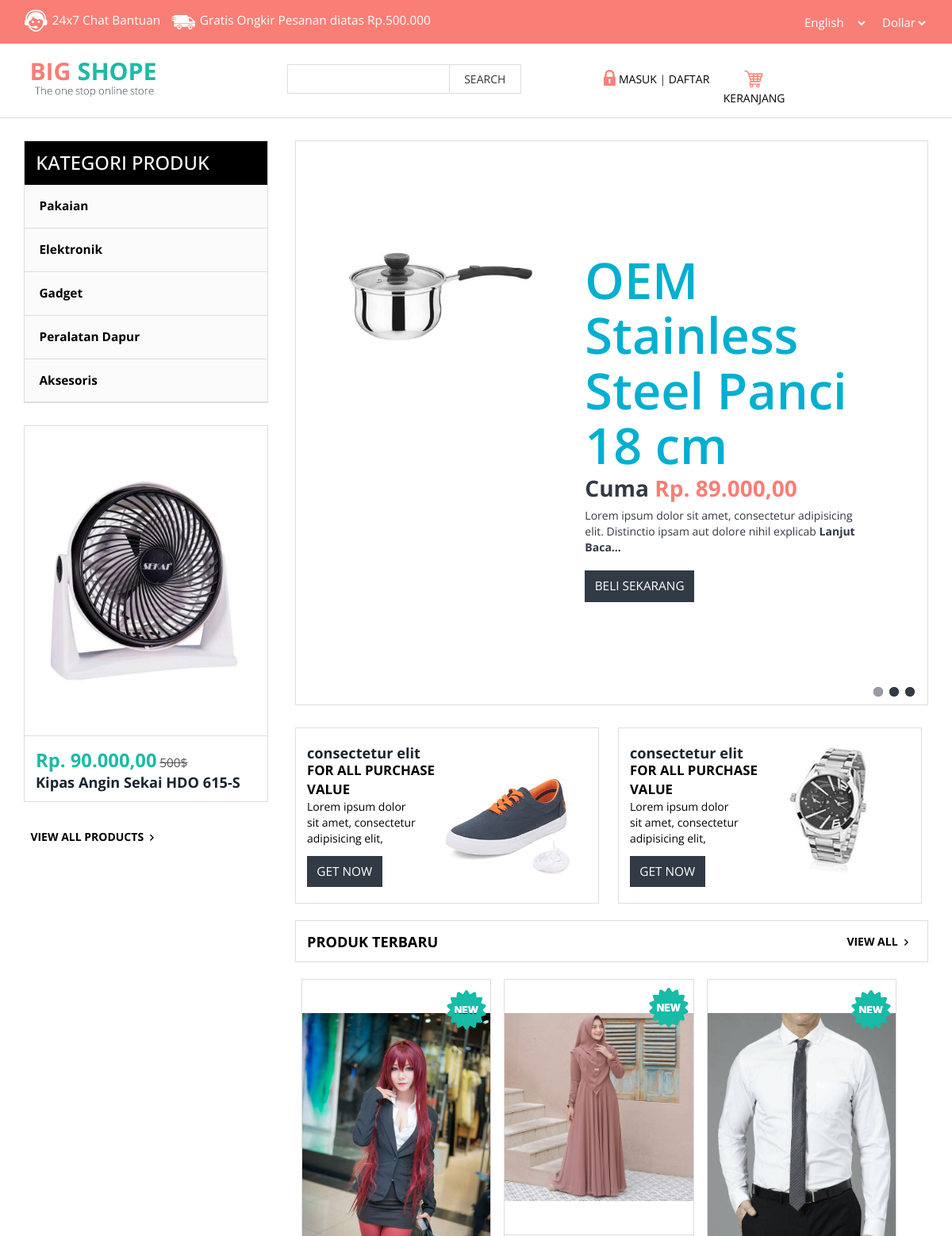
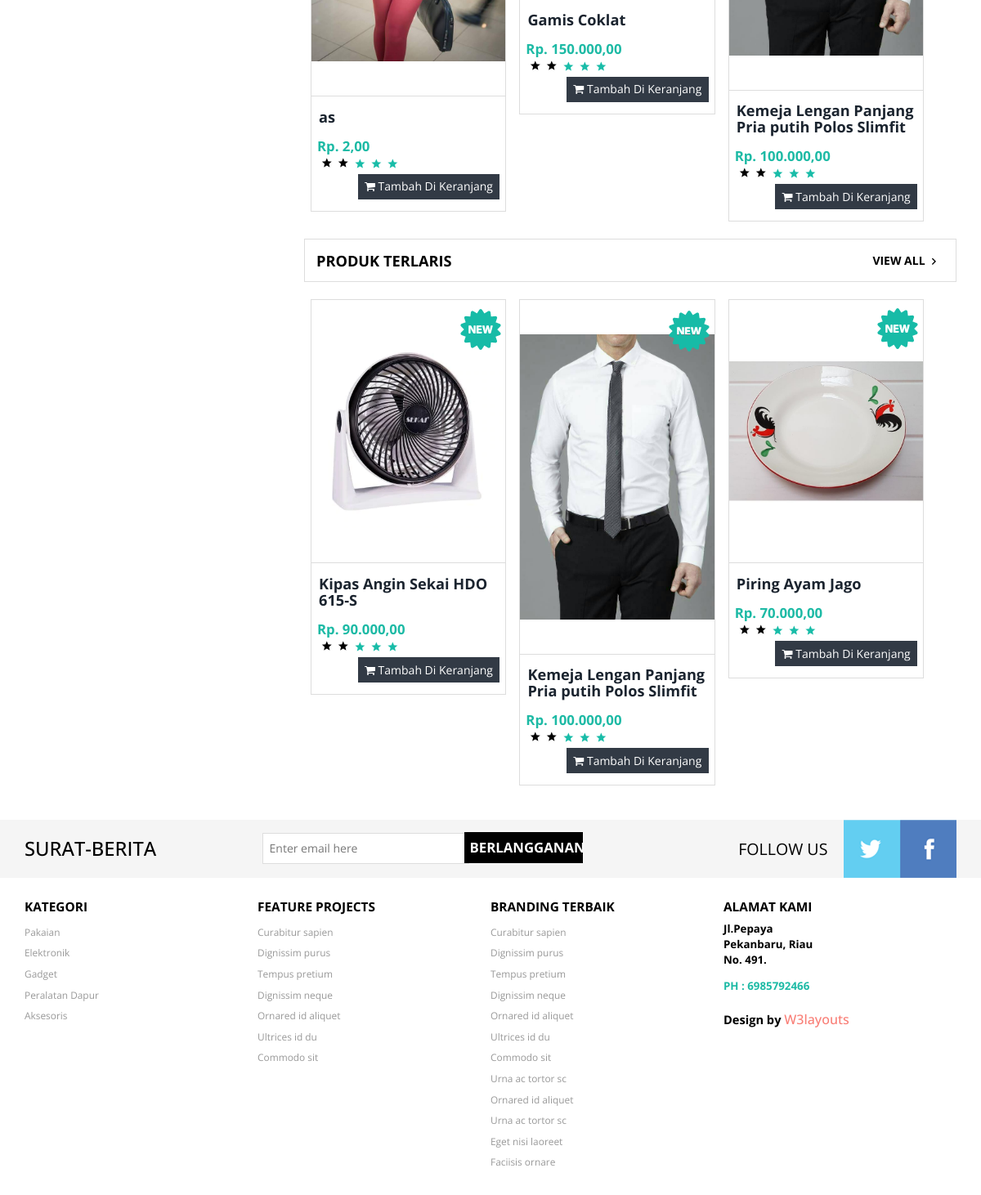
The page / on the database its author committed (2 pictures, top to bottom).
### tables this page shows
CREATE TABLE `tb_barang` (
  `kd_barang` int(11) NOT NULL,
  `nama` varchar(50) NOT NULL,
  `id_kategori` varchar(10) NOT NULL,
  `deskripsi` text NOT NULL,
  `jumlah_brg` int(11) NOT NULL,
  `headline` enum('Y','T') NOT NULL,
  `tgl_masuk` date NOT NULL,
  `hrg_jual` double NOT NULL,
  `terjual` int(11) NOT NULL,
  `foto` text NOT NULL,
  `stok_barang` int(5) NOT NULL
);

CREATE TABLE `tb_kategori` (
  `id_kategori` int(11) NOT NULL,
  `nama_kategori` varchar(50) NOT NULL
);

### config/functions.php (called while the page is built, shortened)
<?php
function base_url($url = null) {
	$base_url = 'http://localhost/toko-line-doo/';
	if($url != null) {
		return $base_url . $url;
	} else {
		return $base_url;
	}
}

### content.php (the view, shortened to what this page needs)
<a href="#">
			<div class="wrap-in">
				<div class="wmuSlider example1 slide-grid">
				   <div class="wmuSliderWrapper">
				<?php
				$sliderBrg = mysqli_query($conn, "SELECT * FROM tb_barang WHERE headline = 'Y'") or die(mysqli_error($conn));
				while($rowS = mysqli_fetch_assoc($sliderBrg)) { ?>
					   <article style="position: absolute; width: 100%; opacity: 0;">
						<div class="banner-matter">
						<div class="col-md-5 banner-bag">
							<img class="img-responsive " src="paneladmin/modul/produk/img/<?= $rowS['foto']; ?>" alt=" " />
							</div>
							<div class="col-md-7 banner-off">
								<a href="single.php?id=<?= $rowS['kd_barang']; ?>&rl=<?= $rowS['id_kategori']; ?>"><h2><?= $rowS['nama']; ?></h2></a>
								<label>Cuma <b>Rp. <?= number_format($rowS['hrg_jual'],2,",","."); ?></b></label>
								<?php
									$kalimat = $rowS['deskripsi'];
									$jmlKata = 100;
									$tampil = substr($kalimat, 0, $jmlKata);
								?>
								<p><?= $tampil . "<b> Lanjut Baca...</b>";  ?></p>
								<a href="beli.php?id=<?= $rowS['kd_barang']; ?>"><span class="on-get">BELI SEKARANG</span></a>
							</div>
							<div class="clearfix"> </div>
						</div>
					 	</article>
					 	<?php } ?>
					 </div>
					 </a>
	                <ul class="wmuSliderPagination">
	                	<li><a href="#" class="">0</a></li>
	                	<li><a href="#" class="">1</a></li>
	                	<li><a href="#" class="">2</a></li>
	                </ul>
	            </div>
	          </div>
	   		     <div class="shoes-grid-left">
			<a href="single.html">
	   		     	<div class="col-md-6 con-sed-grid">
	   		     		<div class=" elit-grid">
		   		     		<h4>consectetur  elit</h4>
		   		     		<label>FOR ALL PURCHASE VALUE</label>
							<p>Lorem ipsum dolor sit amet, consectetur adipisicing elit, </p>
							<span class="on-get">GET NOW</span>
						</div>
						<img class="img-responsive shoe-left" src="images/sh.jpg" alt=" " />
	   		     	</div>
					</a>
					<a href="single.html">
	   		     	<div class="col-md-6 con-sed-grid sed-left-top">
	   		     		<div class=" elit-grid">
		   		     		<h4>consectetur  elit</h4>
		   		     		<label>FOR ALL PURCHASE VALUE</label>
							<p>Lorem ipsum dolor sit amet, consectetur adipisicing elit, </p>
							<span class="on-get">GET NOW</span>
						</div>
						<img class="img-responsive shoe-left" src="images/wa.jpg" alt=" " />
	   		     	</div>
					</a>
	   		     </div>
	   		     <div class="products">
	   		     	<h5 class="latest-product">PRODUK TERBARU</h5>
	   		     	  <a class="view-all" href="product.html">VIEW ALL<span> </span></a>
	   		     </div>
	   		     <div class="product-left">
	   		     <?php
							$brgterakhir = mysqli_query($conn, "SELECT * FROM tb_barang ORDER BY nama LIMIT 3") or die(mysqli_error($conn));
							while($row = mysqli_fetch_assoc($brgterakhir)) { ?>
	   		     	<div class="col-md-4 chain-grid">
	   		     		<a href="single.php?id=<?= $row['kd_barang']; ?>&rl=<?= $row['id_kategori']; ?>"><img class="img-responsive chain" src="paneladmin/modul/produk/img/<?= $row['foto']; ?>" alt=" " /></a>
	   		     		<span class="star"> </span>
	   		     		<div class="grid-chain-bottom">
	   		     			<h6><a href="single.php?id=<?= $row['kd_barang']; ?>"><?= $row['nama']; ?></a></h6>
	   		     			<div class="star-price">
	   		     				<div class="dolor-grid">
		   		     				<span class="actual">Rp. <?= number_format($row['hrg_jual'],2,",","."); ?></span>
		   		     				  <span class="rating">
									        <label for="rating-input-1-5" class="rating-star1"> </label>
									        <label for="rating-input-1-4" class="rating-star1"> </label>
									        <label for="rating-input-1-3" class="rating-star"> </label>
									        <label for="rating-input-1-2" class="rating-star"> </label>
									        <label for="rating-input-1-1" class="rating-star"> </label>
							    	   </span>
	   		     				</div>
	   		     				<a class="now-get get-cart" href="beli.php?id=<?= $row['kd_barang']; ?>"><i class="fa fa-shopping-cart"></i> Tambah Di Keranjang</a>
	   		     				<div class="clearfix"> </div>
							</div>
	   		     		</div>
	   		     	</div>
	   		     	<?php } ?>
	   		     	 <div class="clearfix"> </div>
	   		     </div>
	   		     <div class="products">
	   		     	<h5 class="latest-product">PRODUK TERLARIS</h5>
	   		     	  <a class="view-all" href="product.html">VIEW ALL<span> </span></a>
	   		     </div>
	   		     <div class="product-left">
	   		     	<?php
							$brglaris = mysqli_query($conn, "SELECT * FROM tb_barang ORDER BY terjual DESC LIMIT 3") or die(mysqli_error($conn));
							while($rowt = mysqli_fetch_assoc($brglaris)) { ?>
	   		     	<div class="col-md-4 chain-grid">
	   		     		<a href="single.php?id=<?= $rowt['kd_barang']; ?>&rl=<?= $rowt['id_kategori']; ?>"><img class="img-responsive chain" src="paneladmin/modul/produk/img/<?= $rowt['foto']; ?>" alt=" " /></a>
	   		     		<span class="star"> </span>
	   		     		<div class="grid-chain-bottom">
	   		     			<h6><a href="single.php?id=<?= $rowt['kd_barang']; ?>"><?= $rowt['nama']; ?></a></h6>
	   		     			<div class="star-price">
	   		     				<div class="dolor-grid">
		   		     				<span class="actual">Rp. <?= number_format($rowt['hrg_jual'],2,",","."); ?></span>
		   		     				  <span class="rating">
									        <label for="rating-input-1-5" class="rating-star1"> </label>
									        <label for="rating-input-1-4" class="rating-star1"> </label>
									        <label for="rating-input-1-3" class="rating-star"> </label>
									        <label for="rating-input-1-2" class="rating-star"> </label>
									        <label for="rating-input-1-1" class="rating-star"> </label>
							    	   </span>
	   		     				</div>
	   		     				<a class="now-get get-cart" href="beli.php?id=<?= $rowt['kd_barang']; ?>"><i class="fa fa-shopping-cart"></i> Tambah Di Keranjang</a>
	   		     				<div class="clearfix"> </div>
							</div>
	   		     		</div>
	   		     	</div>
	   		     <?php } ?>
	   		     </div>

### index.php (shortened to what this page needs)
<?php
require_once 'config/functions.php';
?>
<!DOCTYPE html>
<html>
<head>
<link href="css/bootstrap.css" rel="stylesheet" type="text/css" media="all" />
<link href="css/style.css" rel="stylesheet" type="text/css" media="all" />
<link href="paneladmin/lib/font-awesome/css/font-awesome.css" rel="stylesheet" />
</head>
<body>
	<div class="header">
		<div class="top-header">
			<div class="container">
				<div class="top-header-left">
					<ul class="support">
						<li><a href="#"><label> </label></a></li>
						<li><a href="#">24x7 Chat<span class="live"> Bantuan</span></a></li>
					</ul>
					<ul class="support">
						<li class="van"><a href="#"><label> </label></a></li>
						<li><a href="#">Gratis Ongkir <span class="live">Pesanan diatas Rp.500.000</span></a></li>
					</ul>
					<div class="clearfix"> </div>
				</div>
				<div class="top-header-right">
				 <div class="down-top">
						  <select class="in-drop">
							  <option value="English" class="in-of">English</option>
							</select>
					 </div>
					<div class="down-top top-down">
						  <select class="in-drop">
						  <option value="Dollar" class="in-of">Dollar</option>
							</select>
					 </div>
					<div class="clearfix"> </div>
				</div>
				<div class="clearfix"> </div>
			</div>
		</div>
		<div class="bottom-header">
			<div class="container">
				<div class="header-bottom-left">
					<div class="logo">
						<a href="index.html"><img src="images/logo.png" alt=" " /></a>
					</div>
					<div class="search">
						<input type="text" value="" onfocus="this.value = '';" onblur="if (this.value == '') {this.value = '';}" >
						<input type="submit"  value="SEARCH">
					</div>
					<div class="clearfix"> </div>
				</div>
				<div class="header-bottom-right">
						<?php if(isset($_SESSION['username'])) : ?>
							<ul class="login">
								<li><a href="<?= base_url('paneladmin/index.php'); ?>"><span> </span>USER</a></li> |
								<li ><a href="<?= base_url('paneladmin/logout.php'); ?>"><i class="fa fa-sign-out"></i> LOGUOT</a></li>
							</ul>
							<?php else : ?>
							<ul class="login">
								<li><a href="<?= base_url('paneladmin/index.php'); ?>"><span> </span>MASUK</a></li> |
								<li ><a href="register.php">DAFTAR</a></li>
							</ul>
						<?php endif; ?>
						<div class="cart"><a href="<?= base_url('keranjang.php'); ?>"><span> </span>KERANJANG</a></div>
				</div>
			</div>
		</div>
	</div>
	<div class="container">
		<div class="shoes-grid">
			<?php include 'content.php'; ?>
			   <div class="sub-cate">
				<?php include 'menu.php'; ?>
	<div class="footer">
		<div class="footer-top">
			<div class="container">
				<div class="latter">
					<h6>SURAT-BERITA</h6>
					<div class="sub-left-right">
						<form>
							<input type="text" value="Enter email here"onfocus="this.value = '';" onblur="if (this.value == '') {this.value = 'Masukan email anda';}" />
							<input type="submit" value="BERLANGGANAN" />
						</form>
					</div>
				</div>
				<div class="latter-right">
					<p>FOLLOW US</p>
					<ul class="face-in-to">
						<li><a href="#"><span> </span></a></li>
						<li><a href="#"><span class="facebook-in"> </span></a></li>
					</ul>
					<div class="clearfix"> </div>
				</div>
			</div>
		</div>
		<div class="footer-bottom">
			<div class="container">
				<div class="footer-bottom-cate">
					<h6>KATEGORI</h6>
					<ul>
						<?php
						$menu = mysqli_query($conn, "SELECT * FROM tb_kategori") or die(mysqli_error($conn));
						while($row = mysqli_fetch_assoc($menu)) { ?>
						<li><a href="product.php?id=<?= $row['id_kategori']; ?>"><?= $row['nama_kategori']; ?></a></li>
						<?php } ?>
					</ul>
				</div>
				<div class="footer-bottom-cate bottom-grid-cat">
					<h6>FEATURE PROJECTS</h6>
					<ul>
						<li><a href="#">Curabitur sapien</a></li>
						<li><a href="#">Dignissim purus</a></li>
						<li><a href="#">Tempus pretium</a></li>
						<li ><a href="#">Dignissim neque</a></li>
						<li ><a href="#">Ornared id aliquet</a></li>
						<li><a href="#">Ultrices id du</a></li>
						<li><a href="#">Commodo sit</a></li>
					</ul>
				</div>
				<div class="footer-bottom-cate">
					<h6>BRANDING TERBAIK</h6>
					<ul>
						<li><a href="#">Curabitur sapien</a></li>
						<li><a href="#">Dignissim purus</a></li>
						<li><a href="#">Tempus pretium</a></li>
						<li ><a href="#">Dignissim neque</a></li>
						<li ><a href="#">Ornared id aliquet</a></li>
						<li><a href="#">Ultrices id du</a></li>
						<li><a href="#">Commodo sit</a></li>
						<li ><a href="#">Urna ac tortor sc</a></li>
						<li><a href="#">Ornared id aliquet</a></li>
						<li><a href="#">Urna ac tortor sc</a></li>
						<li ><a href="#">Eget nisi laoreet</a></li>
						<li ><a href="#">Faciisis ornare</a></li>
					</ul>
				</div>
				<div class="footer-bottom-cate cate-bottom">
					<h6>ALAMAT KAMI</h6>
					<ul>
						<li>Jl.Pepaya</li>
						<li>Pekanbaru, Riau</li>
						<li>No. 491.</li>
						<li class="phone">PH : 6985792466</li>
						<li class="temp"> <p class="footer-class">Design by <a href="http://w3layouts.com/" target="_blank">W3layouts</a> </p></li>
					</ul>
				</div>
				<div class="clearfix"> </div>
			</div>
		</div>
	</div>
</body>
</html>

### menu.php (shortened to what this page needs)
<div class=" top-nav rsidebar span_1_of_left">
	<h3 class="cate">KATEGORI PRODUK</h3>
		<ul class="menu">
			<?php
			$menu = mysqli_query($conn, "SELECT * FROM tb_kategori") or die(mysqli_error($conn));
			while($row = mysqli_fetch_assoc($menu)) { ?>
				<li>
					<ul class="kid-menu">
						<li><a href="product.php?id=<?= $row['id_kategori']; ?>"><?= $row['nama_kategori']; ?></a></li>
					</ul>
				</li>
			<?php } ?>
		</ul>
</div>
		<?php
		$sidebarBrg = mysqli_query($conn, "SELECT * FROM tb_barang ORDER BY id_kategori LIMIT 1") or die(mysqli_error($conn));
		while($row = mysqli_fetch_assoc($sidebarBrg)) { ?>
					<div class="chain-grid menu-chain">
	   		     		<a href="single.php?id=<?= $row['kd_barang']; ?>&rl=<?= $row['id_kategori']; ?>"><img class="img-responsive chain" src="paneladmin/modul/produk/img/<?= $row['foto']; ?>" alt=" " /></a>
	   		     		<div class="grid-chain-bottom chain-watch">
		   		     		<span class="actual dolor-left-grid">Rp. <?= number_format($row['hrg_jual'],2,",","."); ?></span>
		   		     		<span class="reducedfrom">500$</span>
		   		     		<h6><a href="single.php?id=<?= $row['kd_barang']; ?>"><?= $row['nama']; ?></a></h6>
	   		     		</div>
	   		     	</div>
	   		     <?php } ?>
	   		     	 <a class="view-all all-product" href="product.html">VIEW ALL PRODUCTS<span> </span></a>
			</div>

### rows shown on the page
tb_barang: foto (picture), nama "OEM Stainless Steel Panci 18 cm", hrg_jual "89.000,00", deskripsi "Lorem ipsum dolor sit amet, consectetur adipisicing elit. Distinctio ipsam aut dolore nihil explicab"
tb_barang: foto (picture), nama "as", hrg_jual "2,00"
tb_barang: foto (picture), nama "Gamis Coklat", hrg_jual "150.000,00"
tb_barang: foto (picture), nama "Kemeja Lengan Panjang Pria putih Polos Slimfit", hrg_jual "100.000,00"
tb_barang: foto (picture), nama "Kipas Angin Sekai HDO 615-S", hrg_jual "90.000,00"
tb_barang: foto (picture), nama "Piring Ayam Jago", hrg_jual "70.000,00"
tb_kategori: nama_kategori "Pakaian"
tb_kategori: nama_kategori "Elektronik"
tb_kategori: nama_kategori "Gadget"
tb_kategori: nama_kategori "Peralatan Dapur"
tb_kategori: nama_kategori "Aksesoris"
